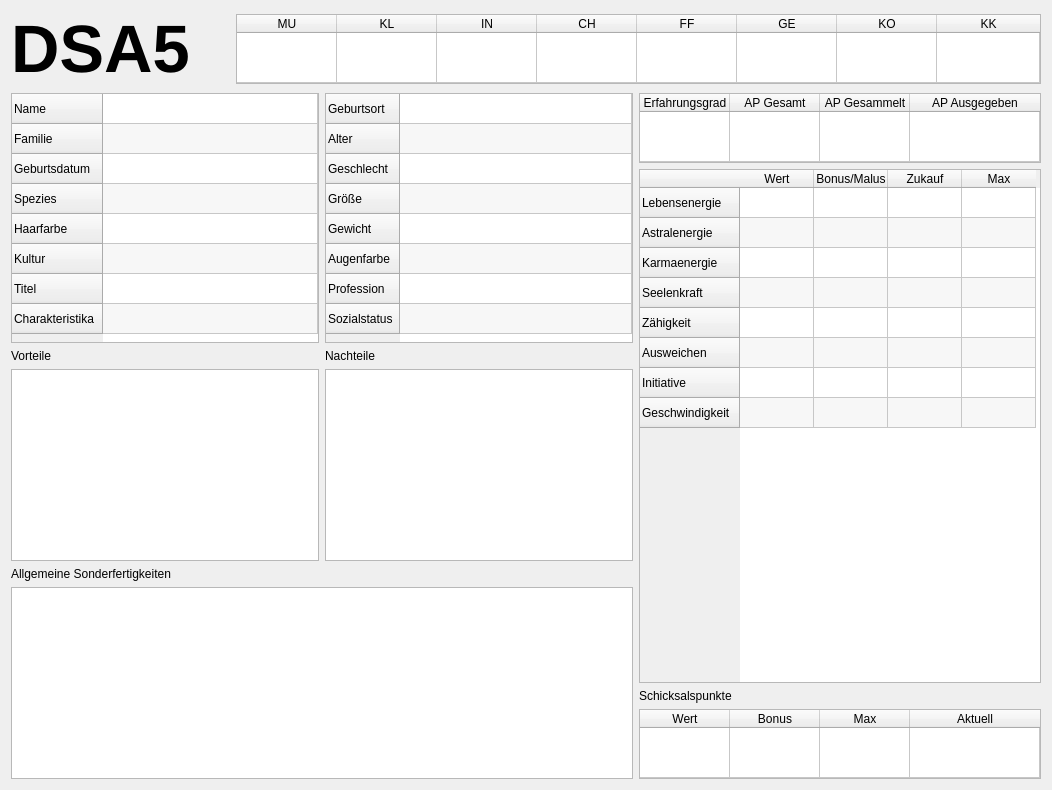
      <widget class="QWidget" name="tabPersDaten_dsa5">
       <attribute name="title">
        <string>Persönliche Daten</string>
       </attribute>
       <layout class="QVBoxLayout" name="verticalLayout_9">
        <item>
         <layout class="QHBoxLayout" name="horizontalLayout_7">
          <item>
           <widget class="QLabel" name="dsa5Label">
            <property name="font">
             <font>
              <pointsize>50</pointsize>
              <weight>75</weight>
              <bold>true</bold>
             </font>
            </property>
            <property name="text">
             <string>DSA5</string>
            </property>
           </widget>
          </item>
          <item>
           <spacer name="horizontalSpacer">
            <property name="orientation">
             <enum>Qt::Horizontal</enum>
            </property>
            <property name="sizeHint" stdset="0">
             <size>
              <width>40</width>
              <height>20</height>
             </size>
            </property>
           </spacer>
          </item>
          <item>
           <widget class="QTableWidget" name="eigenschaftenTable_dsa5">
            <property name="minimumSize">
             <size>
              <width>805</width>
              <height>0</height>
             </size>
            </property>
            <property name="maximumSize">
             <size>
              <width>805</width>
              <height>70</height>
             </size>
            </property>
            <property name="editTriggers">
             <set>QAbstractItemView::NoEditTriggers</set>
            </property>
            <property name="rowCount">
             <number>1</number>
            </property>
            <attribute name="horizontalHeaderStretchLastSection">
             <bool>true</bool>
            </attribute>
            <attribute name="verticalHeaderVisible">
             <bool>false</bool>
            </attribute>
            <attribute name="verticalHeaderStretchLastSection">
             <bool>true</bool>
            </attribute>
            <row/>
            <column>
             <property name="text">
              <string>MU</string>
             </property>
            </column>
            <column>
             <property name="text">
              <string>KL</string>
             </property>
            </column>
            <column>
             <property name="text">
              <string>IN</string>
             </property>
            </column>
            <column>
             <property name="text">
              <string>CH</string>
             </property>
            </column>
            <column>
             <property name="text">
              <string>FF</string>
             </property>
            </column>
            <column>
             <property name="text">
              <string>GE</string>
             </property>
            </column>
            <column>
             <property name="text">
              <string>KO</string>
             </property>
            </column>
            <column>
             <property name="text">
              <string>KK</string>
             </property>
            </column>
           </widget>
          </item>
         </layout>
        </item>
        <item>
         <layout class="QHBoxLayout" name="horizontalLayout_4">
          <item>
           <layout class="QVBoxLayout" name="verticalLayout_11">
            <item>
             <layout class="QHBoxLayout" name="horizontalLayout_5">
              <item>
               <widget class="QTableWidget" name="persDaten1Table_dsa5">
                <property name="minimumSize">
                 <size>
                  <width>0</width>
                  <height>250</height>
                 </size>
                </property>
                <property name="maximumSize">
                 <size>
                  <width>16777215</width>
                  <height>250</height>
                 </size>
                </property>
                <property name="editTriggers">
                 <set>QAbstractItemView::NoEditTriggers</set>
                </property>
                <property name="alternatingRowColors">
                 <bool>true</bool>
                </property>
                <property name="columnCount">
                 <number>1</number>
                </property>
                <attribute name="horizontalHeaderVisible">
                 <bool>false</bool>
                </attribute>
                <attribute name="horizontalHeaderStretchLastSection">
                 <bool>true</bool>
                </attribute>
                <row>
                 <property name="text">
                  <string>Name</string>
                 </property>
                </row>
                <row>
                 <property name="text">
                  <string>Familie</string>
                 </property>
                </row>
                <row>
                 <property name="text">
                  <string>Geburtsdatum</string>
                 </property>
                </row>
                <row>
                 <property name="text">
                  <string>Spezies</string>
                 </property>
                </row>
                <row>
                 <property name="text">
                  <string>Haarfarbe</string>
                 </property>
                </row>
                <row>
                 <property name="text">
                  <string>Kultur</string>
                 </property>
                </row>
                <row>
                 <property name="text">
                  <string>Titel</string>
                 </property>
                </row>
                <row>
                 <property name="text">
                  <string>Charakteristika</string>
                 </property>
                </row>
                <column/>
               </widget>
              </item>
              <item>
               <widget class="QTableWidget" name="persDaten2Table_dsa5">
                <property name="minimumSize">
                 <size>
                  <width>0</width>
                  <height>250</height>
                 </size>
                </property>
                <property name="maximumSize">
                 <size>
                  <width>16777215</width>
                  <height>250</height>
                 </size>
                </property>
                <property name="editTriggers">
                 <set>QAbstractItemView::NoEditTriggers</set>
                </property>
                <property name="alternatingRowColors">
                 <bool>true</bool>
                </property>
                <property name="columnCount">
                 <number>1</number>
                </property>
                <attribute name="horizontalHeaderVisible">
                 <bool>false</bool>
                </attribute>
                <attribute name="horizontalHeaderStretchLastSection">
                 <bool>true</bool>
                </attribute>
                <row>
                 <property name="text">
                  <string>Geburtsort</string>
                 </property>
                </row>
                <row>
                 <property name="text">
                  <string>Alter</string>
                 </property>
                </row>
                <row>
                 <property name="text">
                  <string>Geschlecht</string>
                 </property>
                </row>
                <row>
                 <property name="text">
                  <string>Größe</string>
                 </property>
                </row>
                <row>
                 <property name="text">
                  <string>Gewicht</string>
                 </property>
                </row>
                <row>
                 <property name="text">
                  <string>Augenfarbe</string>
                 </property>
                </row>
                <row>
                 <property name="text">
                  <string>Profession</string>
                 </property>
                </row>
                <row>
                 <property name="text">
                  <string>Sozialstatus</string>
                 </property>
                </row>
                <column/>
               </widget>
              </item>
             </layout>
            </item>
            <item>
             <layout class="QHBoxLayout" name="horizontalLayout_6">
              <item>
               <layout class="QVBoxLayout" name="verticalLayout_13">
                <item>
                 <widget class="QLabel" name="label_9">
                  <property name="text">
                   <string>Vorteile</string>
                  </property>
                 </widget>
                </item>
                <item>
                 <widget class="QTableWidget" name="vorteileTable_dsa5">
                  <property name="editTriggers">
                   <set>QAbstractItemView::NoEditTriggers</set>
                  </property>
                  <property name="alternatingRowColors">
                   <bool>true</bool>
                  </property>
                  <property name="columnCount">
                   <number>1</number>
                  </property>
                  <attribute name="horizontalHeaderVisible">
                   <bool>false</bool>
                  </attribute>
                  <attribute name="horizontalHeaderStretchLastSection">
                   <bool>true</bool>
                  </attribute>
                  <attribute name="verticalHeaderVisible">
                   <bool>false</bool>
                  </attribute>
                  <column/>
                 </widget>
                </item>
               </layout>
              </item>
              <item>
               <layout class="QVBoxLayout" name="verticalLayout_12">
                <item>
                 <widget class="QLabel" name="label_8">
                  <property name="text">
                   <string>Nachteile</string>
                  </property>
                 </widget>
                </item>
                <item>
                 <widget class="QTableWidget" name="nachteileTable_dsa5">
                  <property name="editTriggers">
                   <set>QAbstractItemView::NoEditTriggers</set>
                  </property>
                  <property name="alternatingRowColors">
                   <bool>true</bool>
                  </property>
                  <property name="columnCount">
                   <number>1</number>
                  </property>
                  <attribute name="horizontalHeaderVisible">
                   <bool>false</bool>
                  </attribute>
                  <attribute name="horizontalHeaderStretchLastSection">
                   <bool>true</bool>
                  </attribute>
                  <attribute name="verticalHeaderVisible">
                   <bool>false</bool>
                  </attribute>
                  <column/>
                 </widget>
                </item>
               </layout>
              </item>
             </layout>
            </item>
            <item>
             <widget class="QLabel" name="label_10">
              <property name="text">
               <string>Allgemeine Sonderfertigkeiten</string>
              </property>
             </widget>
            </item>
            <item>
             <widget class="QTableWidget" name="sonderfTable_dsa5">
              <property name="editTriggers">
               <set>QAbstractItemView::NoEditTriggers</set>
              </property>
              <property name="alternatingRowColors">
               <bool>true</bool>
              </property>
              <property name="columnCount">
               <number>1</number>
              </property>
              <attribute name="horizontalHeaderVisible">
               <bool>false</bool>
              </attribute>
              <attribute name="horizontalHeaderStretchLastSection">
               <bool>true</bool>
              </attribute>
              <attribute name="verticalHeaderVisible">
               <bool>false</bool>
              </attribute>
              <column/>
             </widget>
            </item>
           </layout>
          </item>
          <item>
           <layout class="QVBoxLayout" name="verticalLayout_10">
            <item>
             <widget class="QTableWidget" name="apTable_dsa5">
              <property name="sizePolicy">
               <sizepolicy hsizetype="Expanding" vsizetype="Expanding">
                <horstretch>0</horstretch>
                <verstretch>0</verstretch>
               </sizepolicy>
              </property>
              <property name="minimumSize">
               <size>
                <width>0</width>
                <height>0</height>
               </size>
              </property>
              <property name="maximumSize">
               <size>
                <width>402</width>
                <height>70</height>
               </size>
              </property>
              <property name="editTriggers">
               <set>QAbstractItemView::NoEditTriggers</set>
              </property>
              <property name="alternatingRowColors">
               <bool>true</bool>
              </property>
              <property name="rowCount">
               <number>1</number>
              </property>
              <attribute name="horizontalHeaderDefaultSectionSize">
               <number>90</number>
              </attribute>
              <attribute name="horizontalHeaderStretchLastSection">
               <bool>true</bool>
              </attribute>
              <attribute name="verticalHeaderVisible">
               <bool>false</bool>
              </attribute>
              <attribute name="verticalHeaderStretchLastSection">
               <bool>true</bool>
              </attribute>
              <row/>
              <column>
               <property name="text">
                <string>Erfahrungsgrad</string>
               </property>
              </column>
              <column>
               <property name="text">
                <string>AP Gesamt</string>
               </property>
              </column>
              <column>
               <property name="text">
                <string>AP Gesammelt</string>
               </property>
              </column>
              <column>
               <property name="text">
                <string>AP Ausgegeben</string>
               </property>
              </column>
             </widget>
            </item>
            <item>
             <widget class="QTableWidget" name="allgemeinTable_dsa5">
              <property name="maximumSize">
               <size>
                <width>402</width>
                <height>16777215</height>
               </size>
              </property>
              <property name="editTriggers">
               <set>QAbstractItemView::NoEditTriggers</set>
              </property>
              <property name="alternatingRowColors">
               <bool>true</bool>
              </property>
              <attribute name="horizontalHeaderDefaultSectionSize">
               <number>74</number>
              </attribute>
              <row>
               <property name="text">
                <string>Lebensenergie</string>
               </property>
              </row>
              <row>
               <property name="text">
                <string>Astralenergie</string>
               </property>
              </row>
              <row>
               <property name="text">
                <string>Karmaenergie</string>
               </property>
              </row>
              <row>
               <property name="text">
                <string>Seelenkraft</string>
               </property>
              </row>
              <row>
               <property name="text">
                <string>Zähigkeit</string>
               </property>
              </row>
              <row>
               <property name="text">
                <string>Ausweichen</string>
               </property>
              </row>
              <row>
               <property name="text">
                <string>Initiative</string>
               </property>
              </row>
              <row>
               <property name="text">
                <string>Geschwindigkeit</string>
               </property>
              </row>
              <column>
               <property name="text">
                <string>Wert</string>
               </property>
              </column>
              <column>
               <property name="text">
                <string>Bonus/Malus</string>
               </property>
              </column>
              <column>
               <property name="text">
                <string>Zukauf</string>
               </property>
              </column>
              <column>
               <property name="text">
                <string>Max</string>
               </property>
              </column>
             </widget>
            </item>
            <item>
             <widget class="QLabel" name="label_11">
              <property name="text">
               <string>Schicksalspunkte</string>
              </property>
             </widget>
            </item>
            <item>
             <widget class="QTableWidget" name="schicksalspTable_dsa5">
              <property name="maximumSize">
               <size>
                <width>402</width>
                <height>70</height>
               </size>
              </property>
              <property name="editTriggers">
               <set>QAbstractItemView::NoEditTriggers</set>
              </property>
              <property name="alternatingRowColors">
               <bool>true</bool>
              </property>
              <property name="rowCount">
               <number>1</number>
              </property>
              <attribute name="horizontalHeaderDefaultSectionSize">
               <number>90</number>
              </attribute>
              <attribute name="horizontalHeaderStretchLastSection">
               <bool>true</bool>
              </attribute>
              <attribute name="verticalHeaderVisible">
               <bool>false</bool>
              </attribute>
              <attribute name="verticalHeaderStretchLastSection">
               <bool>true</bool>
              </attribute>
              <row/>
              <column>
               <property name="text">
                <string>Wert</string>
               </property>
              </column>
              <column>
               <property name="text">
                <string>Bonus</string>
               </property>
              </column>
              <column>
               <property name="text">
                <string>Max</string>
               </property>
              </column>
              <column>
               <property name="text">
                <string>Aktuell</string>
               </property>
              </column>
             </widget>
            </item>
           </layout>
          </item>
         </layout>
        </item>
       </layout>
      </widget>
